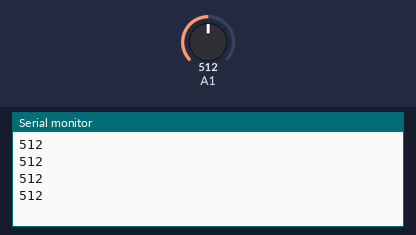
Bench run of a sketch on a simulated Arduino Uno, built with avr-gcc and run on an emulated ATmega328P. On the bench: the last lines printed to the serial monitor. The inputs (shaded band) are chosen by the test bench; at power-on: A1 = 512.

Above: at 1.2 s.
1.3 s: A1 set to 716
At 1.71 s:
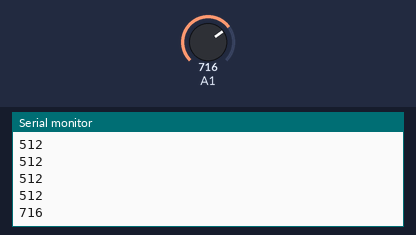
2.8 s: A1 set to 900
At 2.91 s:
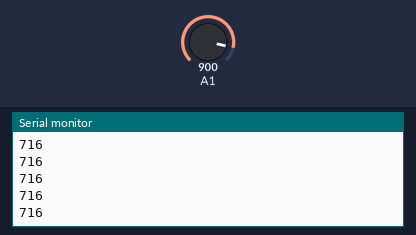
Timing chart, 0 to 5.8 s (numbered marks = the images above; inputs shaded):
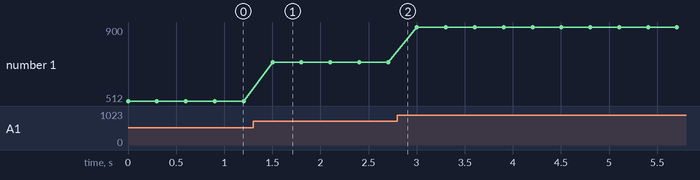

Measured:
- after the input at 1.3 s, the serial monitor: prints a new line after 0.20 s (image 1)
- plotted number 1: 512 → 716 after the input at 1.3 s, 716 → 900 after the input at 2.8 s

The sketch:

testerIR.ino
```cpp
void setup() {
  // put your setup code here, to run once:
  Serial.begin(115200);
}

void loop() {
  // put your main code here, to run repeatedly:
  Serial.print(analogRead(A1));
  Serial.print("\t");
  /*Serial.print(analogRead(A2));
  Serial.print("\t");
  Serial.print(analogRead(A3));
  Serial.print("\t");
  Serial.print(analogRead(A4));
  Serial.print("\t");
  Serial.print(analogRead(A5));
  Serial.print("\t");*/
  //Serial.print(analogRead(A7));
  Serial.println("");
  delay(300);
}
```
